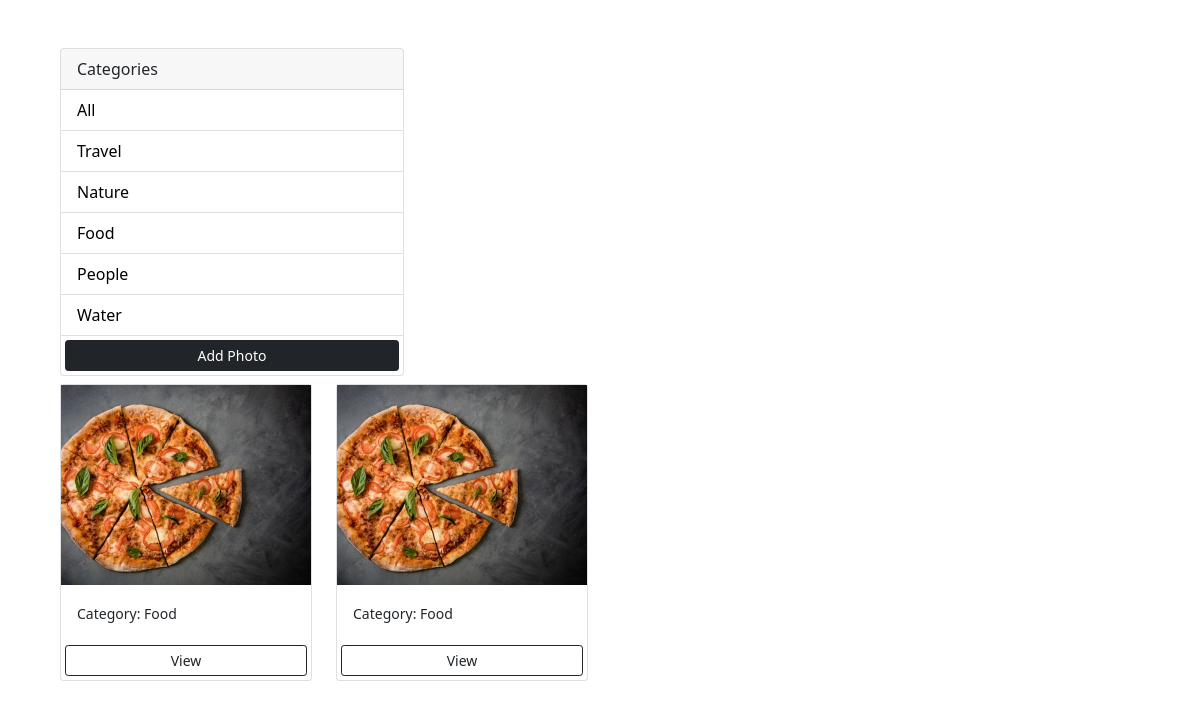
/?category=Food, run on an earlier commit of the app's database.
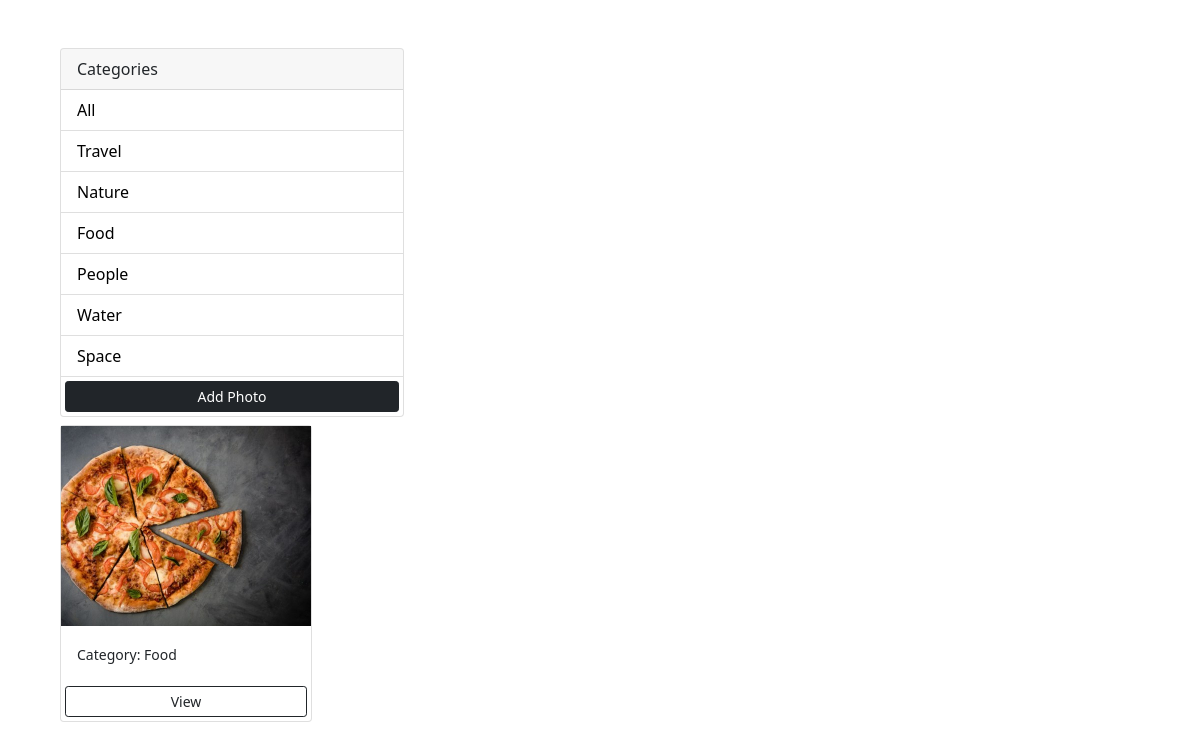
And on a later commit of the database.
### photos/models.py (models this page shows, shortened)
class Category(models.Model):
    name = models.CharField(max_length=100, null=False, blank=False)

class Photo(models.Model):
    category = models.ForeignKey(Category, on_delete= models.SET_NULL, null=True, blank=True)
    image = models.ImageField(null=False, blank=False)
    description = models.TextField()

### photos/views.py (the view)
# urls.py: path('', views.gallery, name="gallery"),
def gallery(request):
    category = request.GET.get('category')
    if category == None:
        photos = Photo.objects.all()
    else:
        photos = Photo.objects.filter(category__name=category)
    categories = Category.objects.all()
    context = {'categories': categories, 'photos': photos}
    return render(request, 'photos/gallery.html', context)

### photos/templates/photos/gallery.html (shortened to what this page needs)
<!DOCTYPE html>
<html lang="en">
<head>
    <link href="https://cdn.jsdelivr.net/npm/bootstrap@5.0.0-beta1/dist/css/bootstrap.min.css" rel="stylesheet"
>
</head>
<body class="m-5">
    <div class="container">
        <div class="row">
            <div class="col-md-4">
                <div class="card">
                    <div class="card-header">
                      Categories
                    </div>
                    <ul class="list-group list-group-flush">
                        <li class="list-group-item">
                            <a href="{% url 'gallery' %}">All</a>
                        </li>
                        {% for category in categories %}
                            <li class="list-group-item">
                                <a href="{% url 'gallery' %}?category={{category.name}}">{{category.name}}</a>
                            </li>
                        {% endfor %}
                        <a href="{% url 'add' %}" class="btn btn-dark btn-block btn-sm m-1">Add Photo</a>
                    </ul>
                </div>
            </div>
            <div class="col-md-9">
                <div class="row">
                    {% for photo in photos %}
                        <div class="col-md-4">
                            <div class="card my-2">
                                <img class="image-thumbnail" src="{{photo.image.url}}" alt="Image">
                                <div class="card-body">
                                    <small>Category: {{photo.category.name}}</small>
                                </div>
                                <a href="{% url 'photo' photo.id %}" class="btn btn-outline-dark btn-sm m-1">View</a>
                            </div>
                        </div>
                    {% empty %}
                    <h3>No photos...</h3>
                    {% endfor %}
                </div>
            </div>
        </div>
    </div>
</body>
</html>

What changed in the data, as far as the page shows it:
removed Photo: image (picture), category.name "Food"
added Category: name "Space"
